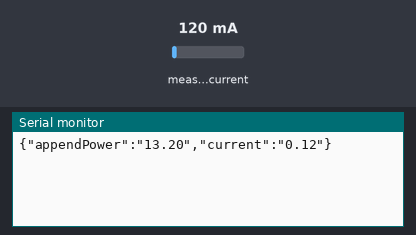
Recording of a sketch running on a simulated Arduino Uno, built with avr-gcc and run on an emulated ATmega328P. Shown: the last lines printed to the serial monitor. The inputs (shaded band) are chosen by the test bench; at power-on: measured current 120 mA.

Above: at 1.9 s.
2.0 s: measured current set to 40 mA
At 2.9 s:
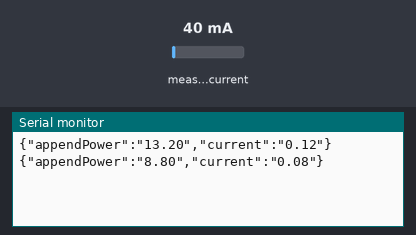
3.5 s: measured current set to 500 mA
At 4.5 s:
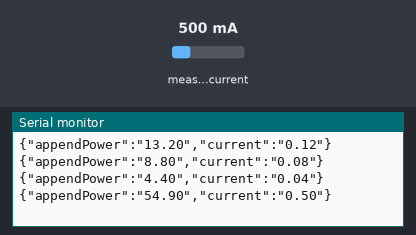
Timing chart, 0 to 6.5 s (numbered marks = the images above; inputs shaded):
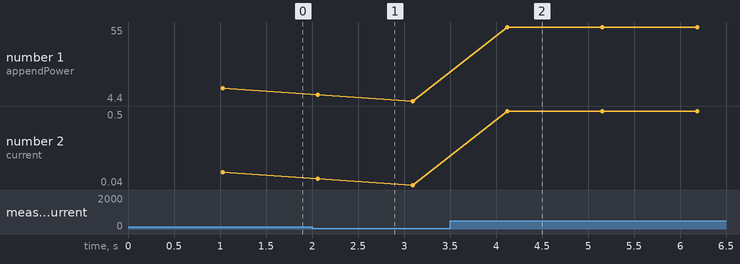

Measured:
- after the input at 2.0 s, the serial monitor: prints a new line after 0.06 s (image 1)
- after the input at 3.5 s, the serial monitor: prints a new line after 0.62 s (image 2)
- plotted number 1: 13.2 → 4.4 after the input at 2.0 s, 4.4 → 55 after the input at 3.5 s
- plotted number 2: 0.12 → 0.04 after the input at 2.0 s, 0.04 → 0.5 after the input at 3.5 s

The sketch:

current_only.ino
```cpp
// (licence header left out)
#include "EmonLib.h"                   // Include Emon Library
EnergyMonitor emon1;                   // Create an instance
unsigned long timeStamp = 0;
double Irms = 0;
unsigned int i = 0;

void setup()
{
  Serial.begin(9600);
  emon1.current(0, 44.11764);             // Current: input pin, calibration.
  for (i = 0 ; i <= 9 ; i++)
    Irms = emon1.calcIrms(607);
}

void loop()
{
  Irms = (Irms + emon1.calcIrms(607)) / 2;  // Calculate Irms only
  if(millis() - timeStamp >= 1000) {
    timeStamp = millis();
    //JSON
      Serial.print("{");
        Serial.print("\"appendPower\":\"" + String(Irms * 110, 2) + "\",");
        Serial.print("\"current\":\"" + String(Irms, 2) + "\"");
      Serial.print("}");
      Serial.print("\n");
    //JSON EOF
  }
}
```
